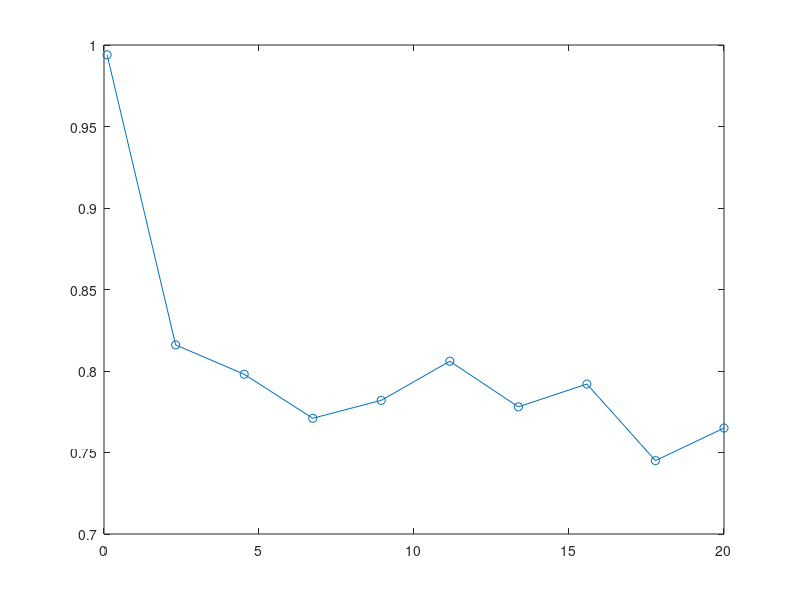

Write the MATLAB code that produced this figure. (Note: this script raises an error after producing the figure.)
% This is a test of the simulation algorithm.
% Benchmark: A two state system.
% Time to failure: Weibull, eta = 10, beta = 1.1
% Time to repair: Lognormal, mu = 1, sigma = 0.1
% Last edit: 20191204 - Created by ZZ
clear; clc;
%% Create benchmark
a = 10; b = 1.1;
pd_t_f = makedist('weibull','a',a,'b',b); % Time to failure distribution
mu = 1; sigma = .1;
pd_t_r = makedist('lognormal','mu',mu,'sigma',sigma); % Time to repair distribution
T_max = 20;
t = linspace(.1,T_max,10); % Evaluate time
ns = 1e3; % Sample size
A_t_ref = zeros(1,length(t)); % Availability
for i = 1:length(t)
    fprintf('%d/%d\n',i,length(t));
    count = 0; % Counter
    for j = 1:ns
        t_cur = 0; % Initial value of time
        state = 0; % Start from working
        while 1
            if state == 0 % if current state is working
                t_next = pd_t_f.random(); % Generate time to failure
                t_cur = t_cur + t_next; % Update current time
                if t_cur > t(i) % If beyond simulation horizon
                    count = count + 1;
                    break;
                else
                    state = 1; % System fails
                end
            else
                t_next = pd_t_r.random(); % Generate time to failure
                t_cur = t_cur + t_next; % Update current time
                if t_cur > t(i) % If beyond simulation horizon
                    break;
                else
                    state = 0; % System fails
                end
            end
        end       
    end
    A_t_ref(i) = count/ns;
end
figure
plot(t,A_t_ref,'-o')
hold on
%% Run the simulation using the algorithm being tested - CDF approach
pi = [1,0];
Q_01 = @(t) wblcdf(t,a,b);
Q_10 = @(t) logncdf(t,mu,sigma);
Q_t = @(t) [0, Q_01(t);...
    Q_10(t),0];
P = [0, 1;...
    1, 0];
% Calculate the same availability
fprintf('\n CDF approach\n')
A_t_sim = zeros(1,length(t)); % Availability
for i = 1:length(t)
    fprintf('%d/%d\n',i,length(t));
    count = 0; % Counter
    for j = 1:ns
        [temp_t,y] = simulate_semi_markov(Q_t,P,pi,t(i));
        if y(end) == 1
            count = count + 1;
        end
    end
    A_t_sim(i) = count/ns;
end
plot(t,A_t_sim,'-dr')
%% PDF approach
% Defining the pdf of the holding time.
pi = [1,0];
P = [0, 1;...
     1, 0];
f_01 = @(t) wblpdf(t,a,b);
f_10 = @(t) lognpdf(t,mu,sigma);
f_t = {0, f_01;...
    f_10,0};
max_value = [0,.85;...
    1.5,0]; % maximums in the support
support = {[0,0],[0,100];...
    [0,8],[0,100]};
% Calculate the same availability
fprintf('\n PDF approach\n')
A_t_sim_pdf = zeros(1,length(t)); % Availability
for i = 1:length(t)
    fprintf('%d/%d\n',i,length(t));
    count = 0; % Counter
    for j = 1:ns
        [temp_t,y] = simulate_semi_markov_rejection(f_t,max_value,support,...
            P,pi,t(i));
        if y(end) == 1
            count = count + 1;
        end
    end
    A_t_sim_pdf(i) = count/ns;
end
plot(t,A_t_sim_pdf,'-hg')
